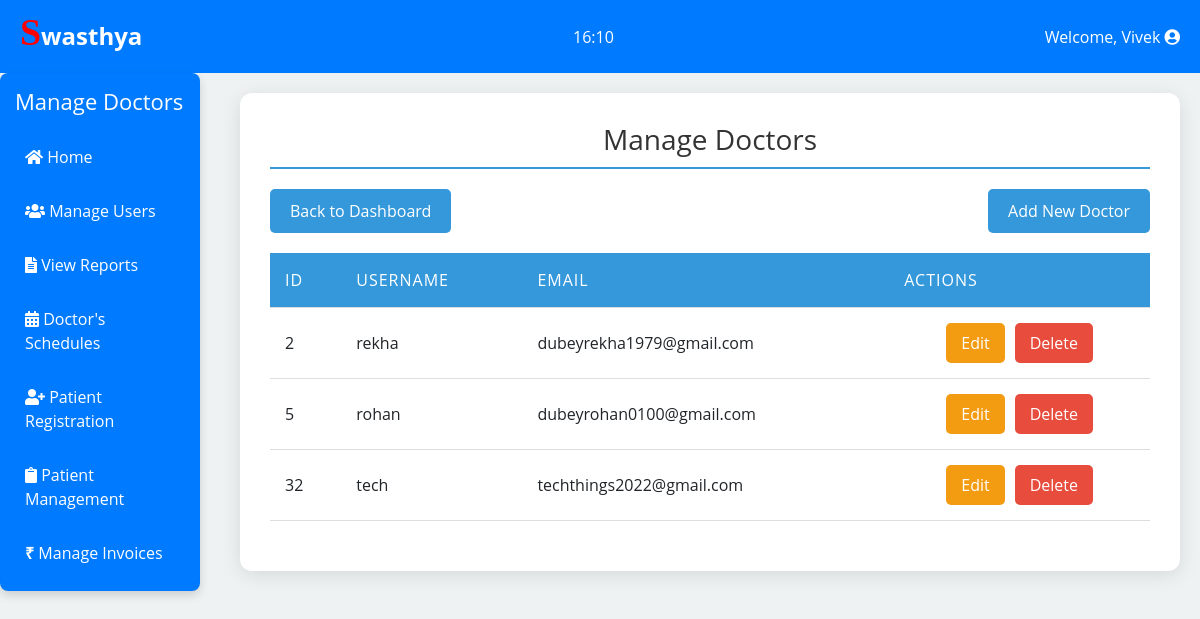
/admin/manage_doctors.php (signed in), run on the app's committed database.
### tables this page shows
CREATE TABLE `users` (
  `id` int(11) NOT NULL,
  `username` varchar(50) NOT NULL,
  `email` varchar(100) NOT NULL,
  `password` varchar(255) NOT NULL,
  `otp` varchar(6) DEFAULT NULL,
  `otp_expiry` datetime DEFAULT NULL,
  `role` enum('admin','doctor','patient') NOT NULL,
  `created_at` datetime DEFAULT current_timestamp(),
  `reset_token` varchar(100) DEFAULT NULL,
  `reset_time` datetime DEFAULT NULL,
  `security_question` varchar(255) DEFAULT NULL,
  `security_answer` varchar(255) DEFAULT NULL
);

### admin/manage_doctors.php (the view, shortened to what this page needs)
<?php
require_once '../config.php';
$doctors = $conn->query("SELECT id, username, email FROM users WHERE role='doctor'");
$admin = $conn->query("SELECT username FROM users WHERE role='admin'")->fetch_assoc();
$admin_name = $admin['username'];
?>
<!DOCTYPE html>
<html lang="en">
<head>
    <link rel="stylesheet" href="https://stackpath.bootstrapcdn.com/bootstrap/4.5.2/css/bootstrap.min.css">
    <link rel="stylesheet" href="https://cdnjs.cloudflare.com/ajax/libs/font-awesome/5.15.4/css/all.min.css">
</head>
<body oncontextmenu="return false;" onkeydown="return disableCtrlU(event);">
<div class="top-bar">
<h4><b>Swasthya</b></h4>
        <div class="clock-container">
            <div class="clock" id="clock"></div>
        </div>
    <div class="logout-dropdown">
        <span>Welcome, <?php echo htmlspecialchars($admin_name); ?> <i class="fas fa-user-circle"></i></span>
    </div>
</div>
<div class="d-flex">
    <div class="sidebar">
        <h2>Manage Doctors</h2>
        <div class="nav-links">
            <a href="admin_dashboard.php"><i class="fa fa-home" aria-hidden="true"></i> Home</a>
            <a href="manage_users.php"><i class="fas fa-users"></i> Manage Users</a>
            <a href="view_reports.php"><i class="fas fa-file-alt"></i> View Reports</a>
            <a href="manage_schedule.php"><i class="fas fa-calendar-alt"></i> Doctor's Schedules</a>
            <a href="register_patient.php"><i class="fas fa-user-plus"></i> Patient Registration</a>
            <a href="manage_records.php"><i class="fas fa-clipboard"></i> Patient Management</a>
            <a href="manage_invoices.php"><span class="rupee-symbol">₹</span> Manage Invoices</a>
        </div>
    </div>
    <div class="dashboard">
        <h1>Manage Doctors</h1>
        <div class="buttons">
            <a href="admin_dashboard.php" class="back-dashboard">Back to Dashboard</a>
            <a href="add_doctor.php" class="add-doctor">Add New Doctor</a>
        </div>
        <table class="doctor-table">
            <thead>
            <tr>
                <th>ID</th>
                <th>Username</th>
                <th>Email</th>
                <th>Actions</th>
            </tr>
            </thead>
            <tbody>
            <?php while ($doctor = $doctors->fetch_assoc()): ?>
                <tr>
                    <td><?php echo $doctor['id']; ?></td>
                    <td><?php echo htmlspecialchars($doctor['username']); ?></td>
                    <td><?php echo htmlspecialchars($doctor['email']); ?></td>
                    <td class="actions">
                        <a href="edit_doctor.php?id=<?php echo $doctor['id']; ?>" class="edit">Edit</a>
                        <a href="delete_doctor.php?id=<?php echo $doctor['id']; ?>" class="delete"
                           onclick="return confirm('Are you sure you want to delete this doctor?');">Delete</a>
                    </td>
                </tr>
            <?php endwhile; ?>
            </tbody>
        </table>
    </div>
</div>
</body>
</html>

### admin/manage_doctors.php (style rules this page uses)
body { font-family: 'Open Sans', sans-serif; background-color: #eef2f3; margin: 0; display: flex; flex-direction: column; min-height: 100vh; }
.top-bar { display: flex; justify-content: space-between; align-items: center; padding: 10px 20px; background-color: #007bff; color: #fff; }
.clock-container { flex-grow: 1; text-align: center; }
.logout-dropdown { position: relative; display: inline-block; }
.sidebar { width: 200px; background: #007bff; padding: 15px; border-radius: 8px; box-shadow: 0 4px 10px rgba(0, 0, 0, 0.15); margin-right: 20px; }
.sidebar h2 { color: #fff; margin: 0; font-size: 22px; }
.nav-links { display: flex; flex-direction: column; gap: 10px; margin-top: 20px; }
.nav-links a { color: #fff; text-decoration: none; padding: 10px; border-radius: 5px; transition: background 0.3s; }
.dashboard { flex: 1; background: #fff; padding: 30px; border-radius: 12px; box-shadow: 0 4px 20px rgba(0, 0, 0, 0.1); margin: 20px; }
h4::first-letter { font-family: Lucida Calligraphy; font-size:1cm; color:red; }
h1 { color: #333; margin-bottom: 20px; font-size: 28px; text-align: center; border-bottom: 2px solid #3498db; padding-bottom: 10px; }
.buttons { display: flex; justify-content: space-between; margin-bottom: 20px; }
.buttons a { text-decoration: none; padding: 10px 20px; color: white; border-radius: 5px; background-color: #3498db; transition: background-color 0.3s ease, transform 0.2s; display: inline-block; }
.doctor-table { width: 100%; border-collapse: collapse; margin-bottom: 20px; }
.doctor-table th, .doctor-table td { padding: 15px; text-align: left; border-bottom: 1px solid #ddd; }
.doctor-table th { background-color: #3498db; color: white; text-transform: uppercase; font-weight: normal; letter-spacing: 1px; }
.actions { display: flex; gap: 10px; justify-content: center; }
.actions a { text-decoration: none; padding: 8px 15px; color: white; border-radius: 5px; transition: background-color 0.3s ease, transform 0.2s; }
.actions .edit { background-color: #f39c12; }
.actions .delete { background-color: #e74c3c; }
.rupee-symbol { font-family: 'FontAwesome', 'Arial', sans-serif; font-weight: bold; }

### data on the page
users: username "Vivek"
users: id "2", username "rekha", email "dubeyrekha1979@gmail.com"
users: id "5", username "rohan", email "dubeyrohan0100@gmail.com"
users: id "32", username "tech", email "techthings2022@gmail.com"
